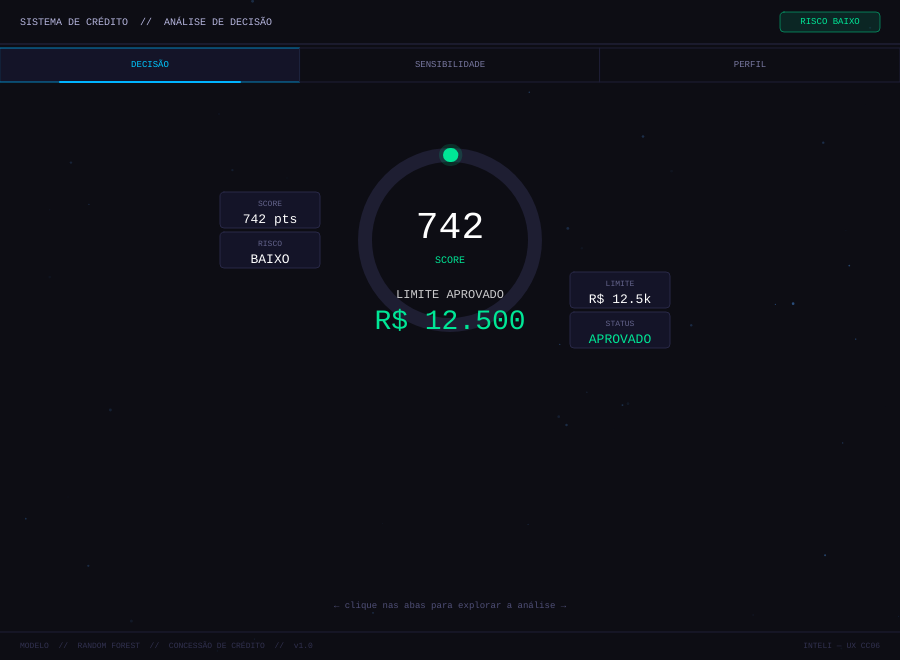
Frame 1 (no input)
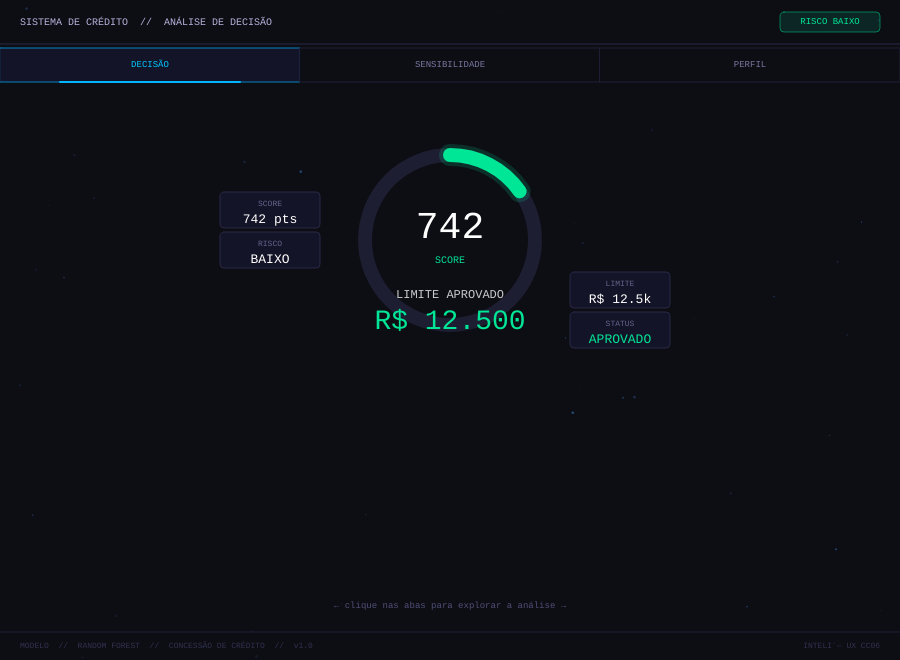
Frame 60 (no input)
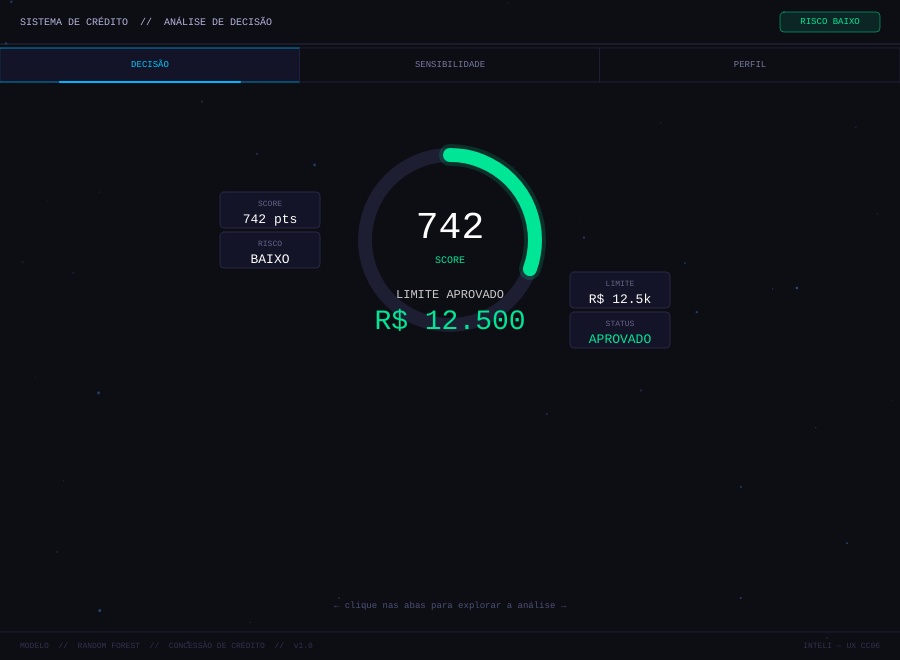
Frame 120 (the mouse pressed at the canvas centre since frame 60)

The p5.js sketch that drew these frames (run headless with seeded random() and noise() and a simulated clock; from frame 60 on, the mouse is pressed at the canvas centre):

// p5.js sketch
// ── sketch.js
// ============================================================
//  ANÁLISE DE DECISÃO DE CRÉDITO — Infográfico Interativo p5.js
//  Mostra: importância dos parâmetros + perfil dos aprovados
// ============================================================

let W, H;
let section = 0;
let animT = 0;
let hoveredBar = -1;
let particles = [];
let expandedRow = -1; // linha expandida no painel de sensibilidade

// ── Dados da decisão ─────────────────────────────────────────
const decision = {
  approved: true,
  creditLimit: 12500,
  score: 742,
  risk: "BAIXO",
  riskColor: [0, 230, 150],
};

// Parâmetros com explicações e impactos direcionais
const params = [
  {
    name: "Score de Crédito",
    weight: 0.34, value: "742", unit: "pts", color: [0, 210, 255],
    explain: "Pontuação histórica de comportamento de crédito (escala 0–1000)",
    upEffect:   "Score sobe → limite aprovado aumenta / risco cai",
    downEffect: "Score abaixo de 650 → risco alto, possível negação",
  },
  {
    name: "Renda Mensal",
    weight: 0.22, value: "R$4.800", unit: "", color: [100, 180, 255],
    explain: "Renda declarada — base para calcular capacidade de pagamento",
    upEffect:   "Renda sobe → limite proporcional à renda cresce",
    downEffect: "Renda menor → limite reduzido ou crédito negado",
  },
  {
    name: "Tempo de Emprego",
    weight: 0.17, value: "3.2", unit: "anos", color: [180, 130, 255],
    explain: "Estabilidade no emprego atual — indica previsibilidade de renda",
    upEffect:   "Mais tempo → reduz risco percebido pelo modelo",
    downEffect: "Menos de 1 ano → penalização, fator de instabilidade",
  },
  {
    name: "Razão Dívida/Renda",
    weight: 0.13, value: "0.28", unit: "", color: [255, 190, 80],
    explain: "Fração da renda já comprometida com dívidas (ideal: < 0.35)",
    upEffect:   "Razão sobe → modelo reduz limite, risco de inadimplência maior",
    downEffect: "Razão menor → mais margem disponível, limite tende a subir",
  },
  {
    name: "Histórico de Pagamentos",
    weight: 0.09, value: "94%", unit: "", color: [80, 220, 180],
    explain: "% de parcelas pagas no prazo nos últimos 24 meses",
    upEffect:   "100% → sinal forte de confiabilidade",
    downEffect: "Abaixo de 80% → penalização significativa no resultado",
  },
  {
    name: "Nº de Dependentes",
    weight: 0.05, value: "1", unit: "dep.", color: [255, 140, 140],
    explain: "Número de pessoas financeiramente dependentes do solicitante",
    upEffect:   "Mais dependentes → reduz levemente a margem disponível",
    downEffect: "Nenhum dependente → impacto pequeno, mas ligeiramente positivo",
  },
];

// Clientes históricos da base (NÃO inclui o cliente atual)
const similarClients = [
  { score: 710, income: 4200, debtRatio: 0.31, approved: true,  limit: 10500 },
  { score: 760, income: 5100, debtRatio: 0.25, approved: true,  limit: 13200 },
  { score: 698, income: 3900, debtRatio: 0.35, approved: false, limit: 0     },
  { score: 780, income: 5500, debtRatio: 0.20, approved: true,  limit: 14800 },
  { score: 720, income: 4400, debtRatio: 0.30, approved: true,  limit: 11000 },
  { score: 650, income: 3500, debtRatio: 0.42, approved: false, limit: 0     },
  { score: 755, income: 4900, debtRatio: 0.26, approved: true,  limit: 13000 },
  { score: 670, income: 3700, debtRatio: 0.38, approved: false, limit: 0     },
  { score: 740, income: 4600, debtRatio: 0.29, approved: true,  limit: 11800 },
  { score: 795, income: 5800, debtRatio: 0.18, approved: true,  limit: 15200 },
  { score: 688, income: 3600, debtRatio: 0.40, approved: false, limit: 0     },
  { score: 730, income: 4300, debtRatio: 0.33, approved: true,  limit: 10200 },
];

let tabs = [];

// ── Setup ─────────────────────────────────────────────────────
function setup() {
  W = min(windowWidth, 900);
  H = min(windowHeight, 660);
  createCanvas(W, H);
  textFont("monospace");

  tabs = [
    { label: "DECISÃO",       x: 0,       w: W / 3 },
    { label: "SENSIBILIDADE", x: W / 3,   w: W / 3 },
    { label: "PERFIL",        x: 2*W/3,   w: W / 3 },
  ];

  for (let i = 0; i < 60; i++) {
    particles.push({
      x: random(W), y: random(H),
      vx: random(-0.3, 0.3), vy: random(-0.15, -0.05),
      size: random(1, 3), alpha: random(40, 120),
    });
  }
}

// ── Draw ──────────────────────────────────────────────────────
function draw() {
  background(13, 13, 20);
  animT += 0.02;

  drawParticles();
  drawHeader();
  drawTabs();

  let contentY = 110;
  if (section === 0) drawDecisionPanel(contentY);
  if (section === 1) drawSensitivityPanel(contentY);
  if (section === 2) drawProfilePanel(contentY);

  drawFooter();
}

// ── Partículas ────────────────────────────────────────────────
function drawParticles() {
  noStroke();
  for (let p of particles) {
    p.x += p.vx; p.y += p.vy;
    if (p.y < 0) p.y = H;
    if (p.x < 0) p.x = W;
    if (p.x > W) p.x = 0;
    fill(80, 160, 255, p.alpha * (0.5 + 0.5 * sin(animT + p.x)));
    ellipse(p.x, p.y, p.size);
  }
}

// ── Header ────────────────────────────────────────────────────
function drawHeader() {
  stroke(40, 40, 70);
  strokeWeight(1);
  line(0, 44, W, 44);

  noStroke();
  fill(180, 180, 220);
  textSize(10);
  textAlign(LEFT, CENTER);
  text("SISTEMA DE CRÉDITO  //  ANÁLISE DE DECISÃO", 20, 22);

  let bx = W - 120;
  let [r, g, b] = decision.riskColor;
  fill(r, g, b, 30);
  stroke(r, g, b, 120);
  strokeWeight(1);
  rect(bx, 12, 100, 20, 4);
  noStroke();
  fill(r, g, b);
  textSize(9);
  textAlign(CENTER, CENTER);
  text(`RISCO ${decision.risk}`, bx + 50, 22);
}

// ── Tabs ──────────────────────────────────────────────────────
function drawTabs() {
  for (let i = 0; i < tabs.length; i++) {
    let t = tabs[i];
    let active = section === i;
    let hovered = mouseX > t.x && mouseX < t.x + t.w && mouseY > 48 && mouseY < 80;

    if (active) {
      fill(20, 20, 40); stroke(0, 180, 255, 180);
    } else if (hovered) {
      fill(20, 20, 35); stroke(60, 60, 100);
    } else {
      fill(13, 13, 20); stroke(30, 30, 55);
    }
    strokeWeight(1);
    rect(t.x, 48, t.w, 34);

    if (active) {
      let uw = t.w * 0.6;
      let ux = t.x + t.w / 2 - uw / 2;
      stroke(0, 180, 255); strokeWeight(2);
      line(ux, 82, ux + uw, 82);
    }

    noStroke();
    fill(active ? color(0, 200, 255) : color(120, 120, 160));
    textSize(9);
    textAlign(CENTER, CENTER);
    text(t.label, t.x + t.w / 2, 65);
  }
}

// ── PAINEL 0: Decisão ─────────────────────────────────────────
function drawDecisionPanel(y) {
  let cx = W / 2;
  let ringY = y + 130;
  let scoreNorm = map(decision.score, 300, 850, 0, 1);
  let sweepAngle = TWO_PI * scoreNorm;
  let [r, g, b] = decision.riskColor;

  stroke(30, 30, 50); strokeWeight(14); noFill();
  arc(cx, ringY, 170, 170, -HALF_PI, -HALF_PI + TWO_PI);

  let drawn = min(animT * 0.8, sweepAngle);
  stroke(r, g, b); strokeWeight(14);
  arc(cx, ringY, 170, 170, -HALF_PI, -HALF_PI + drawn);
  stroke(r, g, b, 40); strokeWeight(22);
  arc(cx, ringY, 170, 170, -HALF_PI, -HALF_PI + drawn);

  noStroke();
  fill(255); textSize(38); textAlign(CENTER, CENTER);
  text(decision.score, cx, ringY - 12);
  fill(r, g, b); textSize(10);
  text("SCORE", cx, ringY + 20);

  fill(255, 255, 255, 200); textSize(12);
  text("LIMITE APROVADO", cx, ringY + 55);
  fill(r, g, b); textSize(28);
  text(`R$ ${decision.creditLimit.toLocaleString("pt-BR")}`, cx, ringY + 82);

  let metrics = [
    { label: "SCORE",  val: decision.score + " pts",                          side: -1 },
    { label: "RISCO",  val: decision.risk,                                    side: -1 },
    { label: "LIMITE", val: "R$ " + (decision.creditLimit/1000).toFixed(1)+"k", side: 1 },
    { label: "STATUS", val: decision.approved ? "APROVADO" : "NEGADO",        side: 1 },
  ];

  for (let i = 0; i < metrics.length; i++) {
    let m = metrics[i];
    let myCorrected = ringY - 30 + i * 40;
    fill(20, 20, 40); stroke(40, 40, 70); strokeWeight(1);
    rect(m.side === -1 ? cx - 230 : cx + 120, myCorrected - 18, 100, 36, 4);
    noStroke();
    fill(100, 100, 140); textSize(8); textAlign(CENTER, CENTER);
    text(m.label, m.side === -1 ? cx - 180 : cx + 170, myCorrected - 6);
    fill(m.label === "STATUS" ? color(r, g, b) : 255); textSize(13);
    text(m.val, m.side === -1 ? cx - 180 : cx + 170, myCorrected + 10);
  }

  fill(80, 80, 120); textSize(9); textAlign(CENTER, BOTTOM);
  text("← clique nas abas para explorar a análise →", cx, H - 50);
}

// ── PAINEL 1: Sensibilidade ───────────────────────────────────
function drawSensitivityPanel(y) {
  let padL = 50, padR = 40;
  let barArea = W - padL - padR;
  let rowH = 46;

  // Cabeçalho explicativo
  noStroke();
  fill(0, 180, 255); textSize(10); textAlign(LEFT, TOP);
  text("IMPORTÂNCIA DOS PARÂMETROS NA DECISÃO", padL, y);

  fill(160, 160, 200); textSize(8);
  text("O percentual indica o quanto cada parâmetro pesou para chegar ao resultado acima.", padL, y + 14);
  fill(80, 80, 120); textSize(8);
  text("Clique em um parâmetro para ver o que acontece se ele subir ou baixar.", padL, y + 26);

  for (let i = 0; i < params.length; i++) {
    let p = params[i];
    let expanded = expandedRow === i;
    let ry = y + 44 + i * rowH + (expanded ? 0 : 0);
    // Adjust y for previously expanded rows above
    for (let k = 0; k < i; k++) {
      if (expandedRow === k) ry += 36;
    }

    let [pr, pg, pb] = p.color;
    let rowBottom = expanded ? ry + rowH + 36 : ry + rowH;
    let hovered = mouseX > padL && mouseX < W - padR &&
                  mouseY > ry && mouseY < rowBottom - 4;

    // linha de fundo ao hover
    if (hovered || expanded) {
      fill(pr, pg, pb, 8); noStroke();
      rect(padL - 8, ry, barArea + 16, expanded ? rowH + 36 : rowH - 4, 3);
    }

    // label + explicação
    fill(hovered || expanded ? 255 : 180); textSize(9); textAlign(LEFT, CENTER);
    text(p.name, padL, ry + 10);

    // explicação inline em cinza
    fill(100, 100, 140); textSize(7.5); textAlign(LEFT, CENTER);
    text(p.explain, padL, ry + 22);

    // valor do parâmetro
    fill(pr, pg, pb); textSize(9); textAlign(RIGHT, CENTER);
    text(`${p.value} ${p.unit}`, W - padR, ry + 10);

    // porcentagem grande
    fill(pr, pg, pb, 180); textSize(8); textAlign(RIGHT, CENTER);
    text(`${(p.weight * 100).toFixed(0)}% do peso`, W - padR, ry + 24);

    // trilha
    fill(25, 25, 45); noStroke();
    rect(padL, ry + 30, barArea, 9, 3);

    // barra animada
    let targetW = barArea * p.weight;
    let drawnW = max(0, min(animT * 60 - i * 20, targetW));
    fill(pr, pg, pb, hovered || expanded ? 220 : 160);
    rect(padL, ry + 30, drawnW, 9, 3);

    // detalhe expandido ao clicar
    if (expanded) {
      let ey = ry + rowH + 2;
      // painel de impacto
      fill(18, 18, 38); stroke(pr, pg, pb, 80); strokeWeight(1);
      rect(padL, ey, barArea, 30, 3);
      noStroke();

      // ↑ impacto
      fill(0, 220, 130); textSize(8); textAlign(LEFT, CENTER);
      text("▲  " + p.upEffect, padL + 8, ey + 9);

      // ↓ impacto
      fill(255, 100, 100); textSize(8); textAlign(LEFT, CENTER);
      text("▼  " + p.downEffect, padL + 8, ey + 22);
    }
  }
}

// ── PAINEL 2: Perfil dos Clientes Históricos ──────────────────
function drawProfilePanel(y) {
  noStroke();
  fill(0, 180, 255); textSize(10); textAlign(LEFT, TOP);
  text("BASE HISTÓRICA DE CLIENTES  //  SCORE × RENDA MENSAL", 40, y);

  fill(160, 160, 200); textSize(8);
  text("Cada ponto é um cliente histórico. Clientes com perfil semelhante ao atual tendem a se agrupar na mesma região.", 40, y + 13);
  fill(80, 80, 120); textSize(8);
  text("Tamanho do ponto = limite concedido.  Verde = aprovado.  Vermelho = negado.  Passe o mouse para ver detalhes.", 40, y + 24);

  let plotX = 80, plotY = y + 42;
  let plotW = W - 160;
  let plotH = H - plotY - 80;

  let scoreMin = 620, scoreMax = 820;
  let incomeMin = 3000, incomeMax = 6500;

  // fundo
  fill(15, 15, 30); stroke(30, 30, 55); strokeWeight(1);
  rect(plotX, plotY, plotW, plotH, 4);

  // grid + tick labels
  stroke(28, 28, 50); strokeWeight(1);
  let scoreSteps = [640, 680, 720, 760, 800];
  for (let sv of scoreSteps) {
    let gx = map(sv, scoreMin, scoreMax, plotX, plotX + plotW);
    line(gx, plotY, gx, plotY + plotH);
    noStroke(); fill(55, 55, 90); textSize(7); textAlign(CENTER, TOP);
    text(sv, gx, plotY + plotH + 4);
    stroke(28, 28, 50);
  }
  let incomeSteps = [3500, 4000, 4500, 5000, 5500, 6000];
  for (let iv of incomeSteps) {
    let gy = map(iv, incomeMin, incomeMax, plotY + plotH, plotY);
    line(plotX, gy, plotX + plotW, gy);
    noStroke(); fill(55, 55, 90); textSize(7); textAlign(RIGHT, CENTER);
    text("R$" + (iv/1000).toFixed(1)+"k", plotX - 4, gy);
    stroke(28, 28, 50);
  }

  // eixos
  stroke(40, 40, 70); strokeWeight(1);
  line(plotX, plotY + plotH, plotX + plotW, plotY + plotH);
  line(plotX, plotY, plotX, plotY + plotH);

  // labels eixos
  noStroke(); fill(90, 90, 130); textSize(8);
  textAlign(CENTER, TOP);
  text("SCORE DE CRÉDITO →", plotX + plotW / 2, plotY + plotH + 16);
  push();
  translate(plotX - 42, plotY + plotH / 2);
  rotate(-HALF_PI); textAlign(CENTER, CENTER);
  text("RENDA MENSAL →", 0, 0);
  pop();

  // zona de aprovação aproximada
  let zoneX1 = map(700, scoreMin, scoreMax, plotX, plotX + plotW);
  let zoneY1 = map(3800, incomeMin, incomeMax, plotY + plotH, plotY);
  fill(0, 200, 120, 12); noStroke();
  rect(zoneX1, plotY + 4, plotX + plotW - zoneX1, zoneY1 - plotY - 4, 3);
  fill(0, 200, 120, 50); textSize(7.5); textAlign(LEFT, TOP);
  text("zona típica de aprovação", zoneX1 + 4, plotY + 6);

  // pontos
  let tooltipData = null;
  for (let i = 0; i < similarClients.length; i++) {
    let c = similarClients[i];
    let px = map(c.score, scoreMin, scoreMax, plotX + 10, plotX + plotW - 10);
    let py = map(c.income, incomeMin, incomeMax, plotY + plotH - 10, plotY + 10);
    let sz = c.approved ? map(c.limit, 8000, 16000, 12, 26) : 10;
    let hov = dist(mouseX, mouseY, px, py) < sz + 10;
    let [cr, cg, cb] = c.approved ? [0, 220, 140] : [255, 80, 80];

    if (hov) { fill(cr, cg, cb, 25); noStroke(); ellipse(px, py, sz * 3); }

    if (hov || !c.approved) {
      fill(cr, cg, cb, hov ? 220 : 130); noStroke();
    } else {
      fill(cr, cg, cb, 160); noStroke();
    }

    if (hov) { stroke(255, 255, 255, 100); strokeWeight(1); }
    else noStroke();
    ellipse(px, py, sz);

    if (hov) tooltipData = { c, px, py, cr, cg, cb, sz };
  }

  // tooltip por cima de tudo
  if (tooltipData) {
    let { c, px, py, cr, cg, cb, sz } = tooltipData;
    let tipW = 170, tipH = c.approved ? 74 : 60;
    let tx = px + sz + 6;
    let ty = py - tipH / 2;
    if (tx + tipW > plotX + plotW - 4) tx = px - tipW - sz - 6;
    if (ty < plotY + 4) ty = plotY + 4;
    if (ty + tipH > plotY + plotH - 4) ty = plotY + plotH - tipH - 4;

    fill(14, 14, 30, 245); stroke(cr, cg, cb, 180); strokeWeight(1);
    rect(tx, ty, tipW, tipH, 4);
    noStroke();

    fill(cr, cg, cb); textSize(8.5); textAlign(LEFT, TOP);
    text(c.approved ? "● APROVADO" : "● NEGADO", tx + 8, ty + 8);

    fill(200, 200, 220); textSize(8);
    text(`Score:  ${c.score} pts`, tx + 8, ty + 22);
    text(`Renda:  R$${c.income.toLocaleString("pt-BR")}`, tx + 8, ty + 33);
    text(`D/R:    ${c.debtRatio} (${c.debtRatio < 0.35 ? "dentro do ideal" : "acima do ideal"})`, tx + 8, ty + 44);
    if (c.approved) {
      fill(cr, cg, cb);
      text(`Limite: R$${c.limit.toLocaleString("pt-BR")}`, tx + 8, ty + 55);
      fill(100, 100, 140); textSize(7);
      text(`≈ ${(c.limit / c.income).toFixed(1)}x a renda mensal`, tx + 8, ty + 65);
    }
  }

  // legenda
  let lx = plotX + plotW - 148;
  fill(14, 14, 30, 220); stroke(30, 30, 55); strokeWeight(1);
  rect(lx - 6, plotY + 8, 150, 54, 4);
  noStroke();

  fill(0, 220, 140); ellipse(lx + 6, plotY + 22, 9);
  fill(180); textSize(8); textAlign(LEFT, CENTER);
  text("Aprovado — tamanho = limite", lx + 16, plotY + 22);

  fill(255, 80, 80); ellipse(lx + 6, plotY + 38, 9);
  fill(180);
  text("Negado — sem limite concedido", lx + 16, plotY + 38);

  fill(0, 200, 120, 40); rect(lx + 2, plotY + 50, 8, 8, 2);
  fill(0, 200, 120, 160); textSize(7.5);
  text("zona típica de aprovação", lx + 16, plotY + 54);
}

// ── Rodapé ────────────────────────────────────────────────────
function drawFooter() {
  stroke(30, 30, 55); strokeWeight(1);
  line(0, H - 28, W, H - 28);
  noStroke(); fill(50, 50, 80); textSize(8);
  textAlign(LEFT, CENTER);
  text("MODELO  //  RANDOM FOREST  //  CONCESSÃO DE CRÉDITO  //  v1.0", 20, H - 14);
  textAlign(RIGHT, CENTER);
  text("INTELI — UX CC06", W - 20, H - 14);
}

// ── Interação ─────────────────────────────────────────────────
function mousePressed() {
  // troca de aba
  for (let i = 0; i < tabs.length; i++) {
    let t = tabs[i];
    if (mouseX > t.x && mouseX < t.x + t.w && mouseY > 48 && mouseY < 82) {
      if (section !== i) { section = i; animT = 0; expandedRow = -1; }
      return;
    }
  }

  // expansão de linha na aba de sensibilidade
  if (section === 1) {
    let padL = 50, padR = 40;
    let barArea = W - padL - padR;
    let rowH = 46;
    let baseY = 110 + 44;

    for (let i = 0; i < params.length; i++) {
      let ry = baseY + i * rowH;
      for (let k = 0; k < i; k++) {
        if (expandedRow === k) ry += 36;
      }
      let rowBottom = expandedRow === i ? ry + rowH + 36 : ry + rowH;
      if (mouseX > padL - 8 && mouseX < W - padR + 8 &&
          mouseY > ry && mouseY < rowBottom - 4) {
        expandedRow = expandedRow === i ? -1 : i;
        return;
      }
    }
  }
}

function windowResized() {
  W = min(windowWidth, 900);
  H = min(windowHeight, 660);
  resizeCanvas(W, H);
  tabs[0].w = tabs[1].w = tabs[2].w = W / 3;
  tabs[1].x = W / 3;
  tabs[2].x = 2 * W / 3;
}
